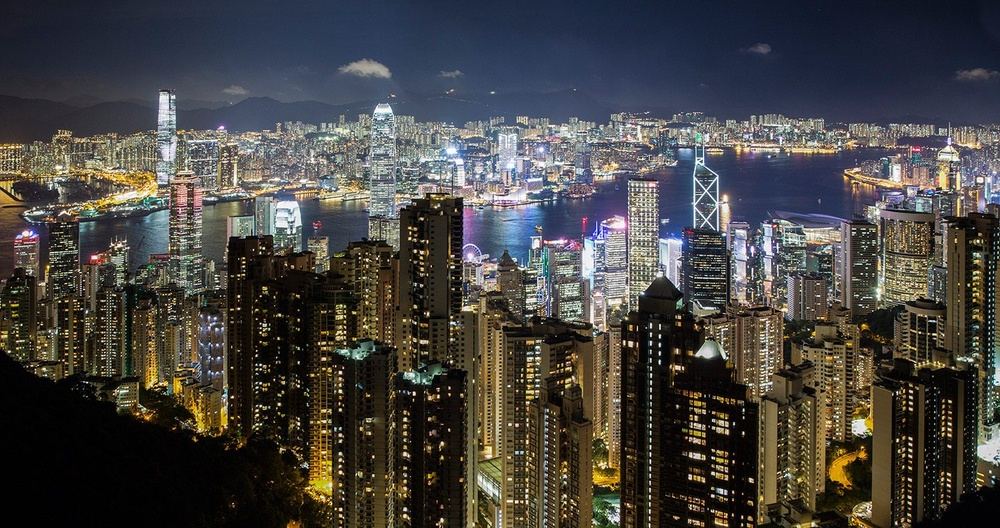
#> input picture lab5/city.jpg, 1000 x 528 px, shrunk from 1500 x 792 before the run, given in place of city.png, which was not available
$ python lab5.py   (older library calls are emulated)
#> lines starting #> are read from the running program, lines starting #| are printed output that depends on the picture; pictures that were not available may be replaced by others from this repository, and a replacement may not be noted
import numpy as np
import matplotlib.pylab as plt
from scipy import misc


img1 = misc.imread('city.png')
#> img1 is the input picture: shape (528, 1000, 3); mean R, G, B 70.2, 68.2, 65.9
plt.imshow(img1)
plt.show()

fig, axs = plt.subplots(nrows=1, ncols=3, figsize=(15,5))

for c, ax in zip(range(3), axs):
    tmp_im = np.zeros(img1.shape, dtype="uint8")
    tmp_im[:,:,c] = img1[:,:,c]
    ax.imshow(tmp_im)
    ax.set_axis_off()
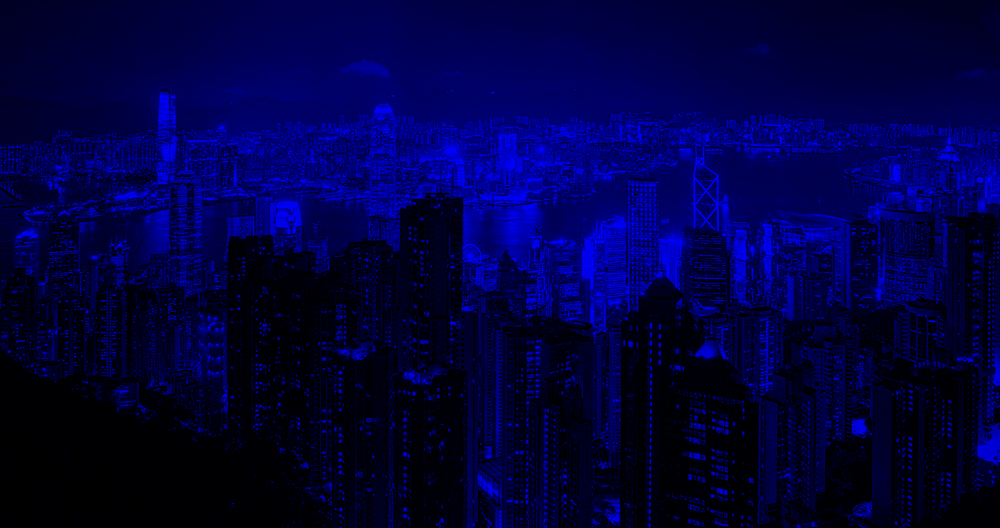
#> tmp_im: shape (528, 1000, 3); mean R, G, B 0, 0, 65.9
plt.show()

img1 = np.average(img1,weights = [0.2989, 0.5870, 0.1140],axis =2)
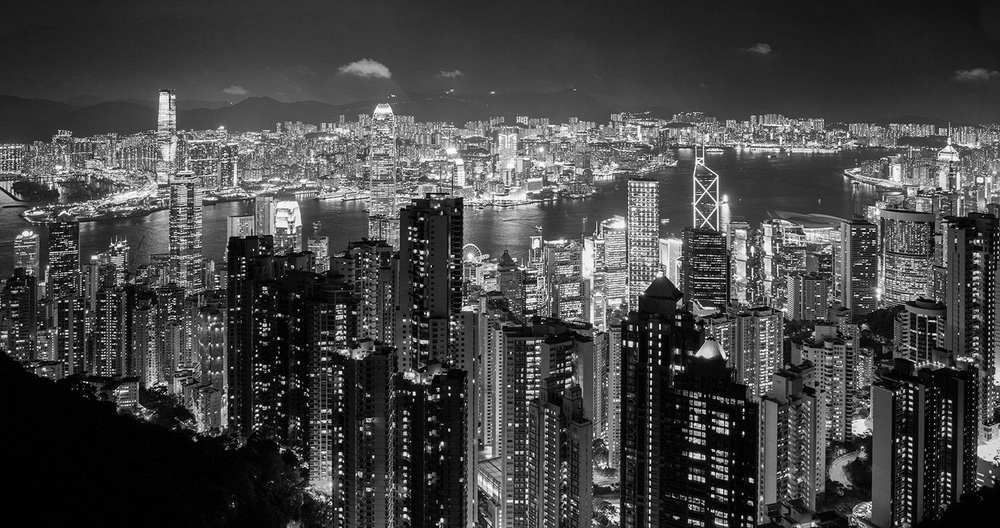
#> img1: shape (528, 1000) float64; min 0, max 255, mean 68.6


plt.imshow(img1, cmap=plt.cm.gray,vmin=10, vmax=100)
plt.show()
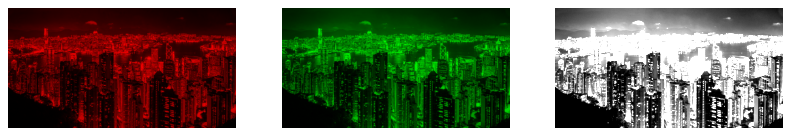
#> figure drawn by matplotlib, 3 panels
